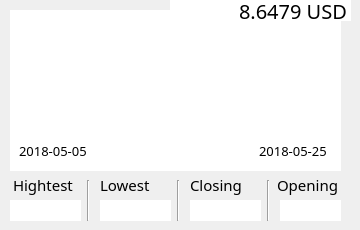
       <widget class="QWidget" name="tab_2">
        <attribute name="title">
         <string>Market</string>
        </attribute>
        <widget class="QGraphicsView" name="graphicsView_2">
         <property name="geometry">
          <rect>
           <x>10</x>
           <y>10</y>
           <width>331</width>
           <height>161</height>
          </rect>
         </property>
         <property name="frameShape">
          <enum>QFrame::NoFrame</enum>
         </property>
         <property name="frameShadow">
          <enum>QFrame::Plain</enum>
         </property>
         <property name="verticalScrollBarPolicy">
          <enum>Qt::ScrollBarAlwaysOff</enum>
         </property>
         <property name="horizontalScrollBarPolicy">
          <enum>Qt::ScrollBarAlwaysOff</enum>
         </property>
         <property name="sizeAdjustPolicy">
          <enum>QAbstractScrollArea::AdjustToContents</enum>
         </property>
        </widget>
        <widget class="QLabel" name="label_12">
         <property name="geometry">
          <rect>
           <x>13</x>
           <y>175</y>
           <width>71</width>
           <height>20</height>
          </rect>
         </property>
         <property name="font">
          <font>
           <family>微软雅黑</family>
           <pointsize>11</pointsize>
          </font>
         </property>
         <property name="text">
          <string>Hightest</string>
         </property>
        </widget>
        <widget class="Line" name="line_39">
         <property name="geometry">
          <rect>
           <x>170</x>
           <y>180</y>
           <width>16</width>
           <height>41</height>
          </rect>
         </property>
         <property name="orientation">
          <enum>Qt::Vertical</enum>
         </property>
        </widget>
        <widget class="Line" name="line_40">
         <property name="geometry">
          <rect>
           <x>80</x>
           <y>180</y>
           <width>16</width>
           <height>41</height>
          </rect>
         </property>
         <property name="orientation">
          <enum>Qt::Vertical</enum>
         </property>
        </widget>
        <widget class="Line" name="line_41">
         <property name="geometry">
          <rect>
           <x>260</x>
           <y>180</y>
           <width>16</width>
           <height>41</height>
          </rect>
         </property>
         <property name="orientation">
          <enum>Qt::Vertical</enum>
         </property>
        </widget>
        <widget class="QLabel" name="label_13">
         <property name="geometry">
          <rect>
           <x>100</x>
           <y>175</y>
           <width>61</width>
           <height>20</height>
          </rect>
         </property>
         <property name="font">
          <font>
           <family>微软雅黑</family>
           <pointsize>11</pointsize>
          </font>
         </property>
         <property name="text">
          <string>Lowest</string>
         </property>
        </widget>
        <widget class="QLabel" name="label_14">
         <property name="geometry">
          <rect>
           <x>190</x>
           <y>175</y>
           <width>61</width>
           <height>20</height>
          </rect>
         </property>
         <property name="font">
          <font>
           <family>微软雅黑</family>
           <pointsize>11</pointsize>
          </font>
         </property>
         <property name="text">
          <string>Closing</string>
         </property>
        </widget>
        <widget class="QLabel" name="label_29">
         <property name="geometry">
          <rect>
           <x>277</x>
           <y>175</y>
           <width>71</width>
           <height>20</height>
          </rect>
         </property>
         <property name="font">
          <font>
           <family>微软雅黑</family>
           <pointsize>11</pointsize>
          </font>
         </property>
         <property name="text">
          <string>Opening</string>
         </property>
        </widget>
        <widget class="QLineEdit" name="lineEdit_27">
         <property name="geometry">
          <rect>
           <x>10</x>
           <y>200</y>
           <width>71</width>
           <height>21</height>
          </rect>
         </property>
         <property name="font">
          <font>
           <family>等线</family>
           <pointsize>10</pointsize>
          </font>
         </property>
         <property name="toolTip">
          <string/>
         </property>
         <property name="statusTip">
          <string/>
         </property>
         <property name="whatsThis">
          <string/>
         </property>
         <property name="accessibleName">
          <string/>
         </property>
         <property name="accessibleDescription">
          <string/>
         </property>
         <property name="styleSheet">
          <string notr="true">
QLineEdit[echoMode=&quot;2&quot;] {
    lineedit-password-character:42;
}
</string>
         </property>
         <property name="frame">
          <bool>false</bool>
         </property>
         <property name="echoMode">
          <enum>QLineEdit::Normal</enum>
         </property>
        </widget>
        <widget class="QLineEdit" name="lineEdit_28">
         <property name="geometry">
          <rect>
           <x>100</x>
           <y>200</y>
           <width>71</width>
           <height>21</height>
          </rect>
         </property>
         <property name="font">
          <font>
           <family>等线</family>
           <pointsize>10</pointsize>
          </font>
         </property>
         <property name="toolTip">
          <string/>
         </property>
         <property name="statusTip">
          <string/>
         </property>
         <property name="whatsThis">
          <string/>
         </property>
         <property name="accessibleName">
          <string/>
         </property>
         <property name="accessibleDescription">
          <string/>
         </property>
         <property name="styleSheet">
          <string notr="true">
QLineEdit[echoMode=&quot;2&quot;] {
    lineedit-password-character:42;
}
</string>
         </property>
         <property name="frame">
          <bool>false</bool>
         </property>
         <property name="echoMode">
          <enum>QLineEdit::Normal</enum>
         </property>
        </widget>
        <widget class="QLineEdit" name="lineEdit_29">
         <property name="geometry">
          <rect>
           <x>190</x>
           <y>200</y>
           <width>71</width>
           <height>21</height>
          </rect>
         </property>
         <property name="font">
          <font>
           <family>等线</family>
           <pointsize>10</pointsize>
          </font>
         </property>
         <property name="toolTip">
          <string/>
         </property>
         <property name="statusTip">
          <string/>
         </property>
         <property name="whatsThis">
          <string/>
         </property>
         <property name="accessibleName">
          <string/>
         </property>
         <property name="accessibleDescription">
          <string/>
         </property>
         <property name="styleSheet">
          <string notr="true">
QLineEdit[echoMode=&quot;2&quot;] {
    lineedit-password-character:42;
}
</string>
         </property>
         <property name="frame">
          <bool>false</bool>
         </property>
         <property name="echoMode">
          <enum>QLineEdit::Normal</enum>
         </property>
        </widget>
        <widget class="QLineEdit" name="lineEdit_30">
         <property name="geometry">
          <rect>
           <x>280</x>
           <y>200</y>
           <width>61</width>
           <height>21</height>
          </rect>
         </property>
         <property name="font">
          <font>
           <family>等线</family>
           <pointsize>10</pointsize>
          </font>
         </property>
         <property name="toolTip">
          <string/>
         </property>
         <property name="statusTip">
          <string/>
         </property>
         <property name="whatsThis">
          <string/>
         </property>
         <property name="accessibleName">
          <string/>
         </property>
         <property name="accessibleDescription">
          <string/>
         </property>
         <property name="styleSheet">
          <string notr="true">
QLineEdit[echoMode=&quot;2&quot;] {
    lineedit-password-character:42;
}
</string>
         </property>
         <property name="frame">
          <bool>false</bool>
         </property>
         <property name="echoMode">
          <enum>QLineEdit::Normal</enum>
         </property>
        </widget>
        <widget class="QLineEdit" name="lineEdit_38">
         <property name="geometry">
          <rect>
           <x>10</x>
           <y>140</y>
           <width>81</width>
           <height>21</height>
          </rect>
         </property>
         <property name="font">
          <font>
           <family>微软雅黑</family>
           <pointsize>10</pointsize>
          </font>
         </property>
         <property name="toolTip">
          <string/>
         </property>
         <property name="statusTip">
          <string/>
         </property>
         <property name="whatsThis">
          <string/>
         </property>
         <property name="accessibleName">
          <string/>
         </property>
         <property name="accessibleDescription">
          <string/>
         </property>
         <property name="styleSheet">
          <string notr="true">background-color: rgb(255, 255, 255);
QLineEdit[echoMode=&quot;2&quot;] {
    lineedit-password-character:42;
}
</string>
         </property>
         <property name="text">
          <string>2018-05-05</string>
         </property>
         <property name="frame">
          <bool>false</bool>
         </property>
         <property name="echoMode">
          <enum>QLineEdit::Normal</enum>
         </property>
         <property name="alignment">
          <set>Qt::AlignRight|Qt::AlignTrailing|Qt::AlignVCenter</set>
         </property>
         <property name="placeholderText">
          <string/>
         </property>
        </widget>
        <widget class="QLineEdit" name="lineEdit_39">
         <property name="geometry">
          <rect>
           <x>170</x>
           <y>0</y>
           <width>181</width>
           <height>21</height>
          </rect>
         </property>
         <property name="font">
          <font>
           <family>等线</family>
           <pointsize>15</pointsize>
          </font>
         </property>
         <property name="toolTip">
          <string/>
         </property>
         <property name="statusTip">
          <string/>
         </property>
         <property name="whatsThis">
          <string/>
         </property>
         <property name="accessibleName">
          <string/>
         </property>
         <property name="accessibleDescription">
          <string/>
         </property>
         <property name="styleSheet">
          <string notr="true">
QLineEdit[echoMode=&quot;2&quot;] {
    lineedit-password-character:42;
}
</string>
         </property>
         <property name="text">
          <string>8.6479 USD</string>
         </property>
         <property name="frame">
          <bool>false</bool>
         </property>
         <property name="echoMode">
          <enum>QLineEdit::Normal</enum>
         </property>
         <property name="alignment">
          <set>Qt::AlignRight|Qt::AlignTrailing|Qt::AlignVCenter</set>
         </property>
         <property name="placeholderText">
          <string/>
         </property>
        </widget>
        <widget class="QLineEdit" name="lineEdit_40">
         <property name="geometry">
          <rect>
           <x>250</x>
           <y>140</y>
           <width>81</width>
           <height>21</height>
          </rect>
         </property>
         <property name="font">
          <font>
           <family>微软雅黑</family>
           <pointsize>10</pointsize>
          </font>
         </property>
         <property name="toolTip">
          <string/>
         </property>
         <property name="statusTip">
          <string/>
         </property>
         <property name="whatsThis">
          <string/>
         </property>
         <property name="accessibleName">
          <string/>
         </property>
         <property name="accessibleDescription">
          <string/>
         </property>
         <property name="styleSheet">
          <string notr="true">background-color: rgb(255, 255, 255);
QLineEdit[echoMode=&quot;2&quot;] {
    lineedit-password-character:42;
}
</string>
         </property>
         <property name="text">
          <string>2018-05-25</string>
         </property>
         <property name="frame">
          <bool>false</bool>
         </property>
         <property name="echoMode">
          <enum>QLineEdit::Normal</enum>
         </property>
         <property name="alignment">
          <set>Qt::AlignRight|Qt::AlignTrailing|Qt::AlignVCenter</set>
         </property>
         <property name="placeholderText">
          <string/>
         </property>
        </widget>
       </widget>
